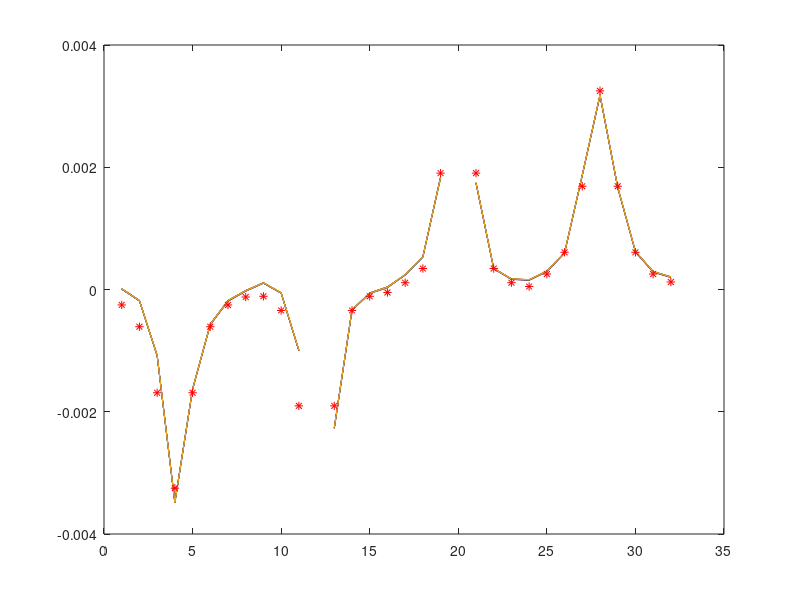
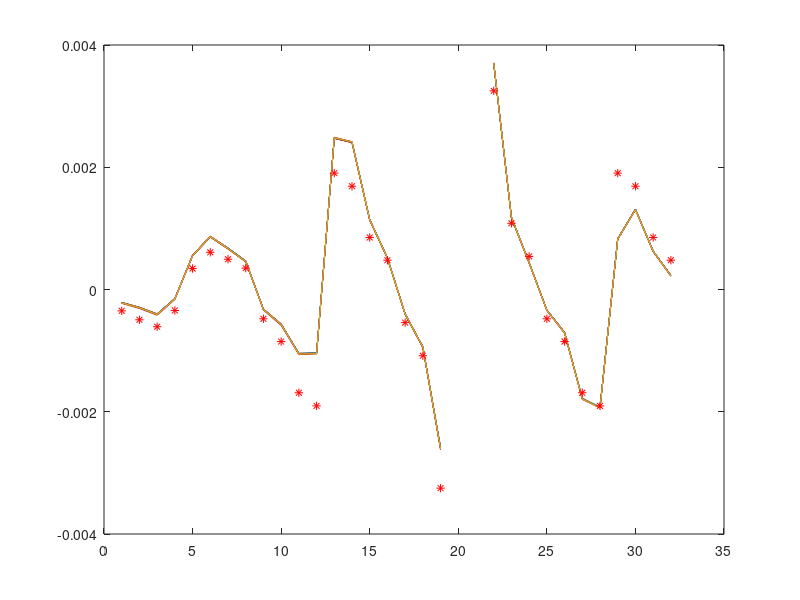
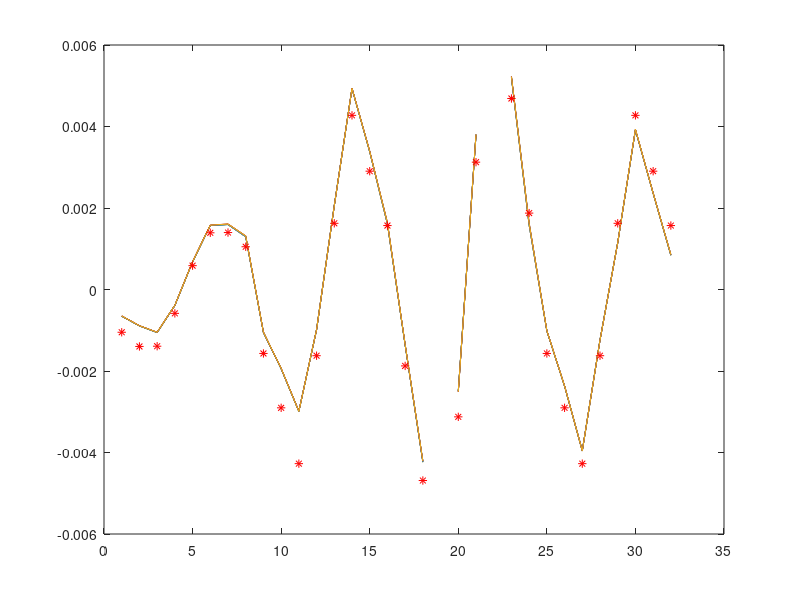
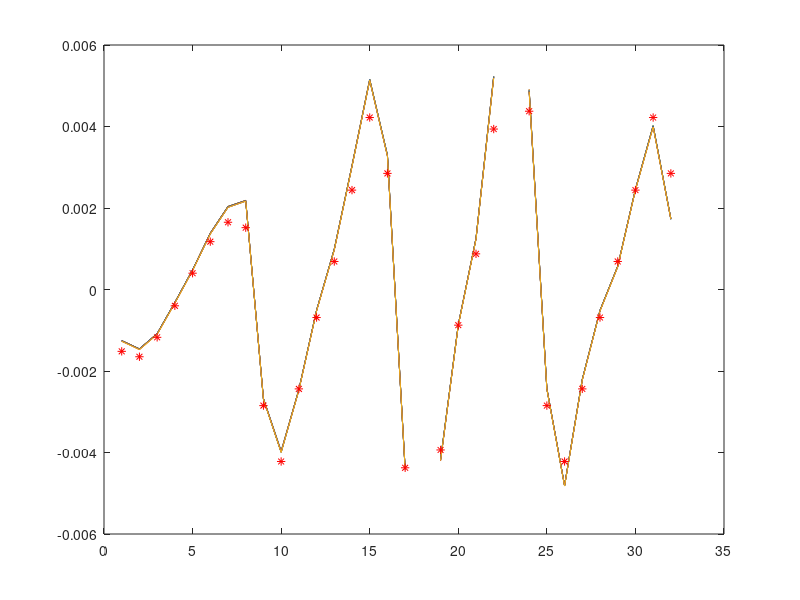

MATLAB code to generate these figures, in order:
load('m2804.mat')
load('m2318.mat')
load('m2219.mat')
load('m2120.mat')
load('m2012.mat')
load('theory2804.mat')
load('theory2318.mat')
load('theory2219.mat')
load('theory2120.mat')
load('theory2012.mat')

figure;for j=1:10;plot(m2012(j,:));hold on;end
hold on;plot(0.000065*theory2012,'r*');hold on;

figure;for j=1:17;plot(m2120(j,:));hold on;end
hold on;plot(0.000065*theory2120(1:32),'r*')

figure;for j=1:10;plot(m2219(j,:));hold on;end
hold on;plot(0.0000625*theory2219,'r*');

figure;for j=1:10;plot(m2318(j,:));hold on;end
hold on;plot(0.0000525*theory2318,'r*');hold on;

figure;for j=1:10;plot(m2804(j,:));hold on;end
hold on;plot(0.0000625*theory2804,'r*');hold on;